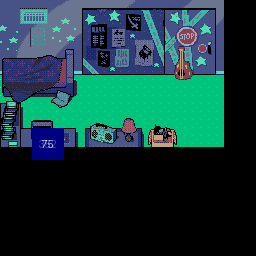

Tiled map render using the project's own tile images. Description and the whole map definition, tile-layer contents included, below:
An orthogonal 8x8 tile map with 32x32 px tiles, 4 tile layers (decor, colliders, characters, actions), 2 tilesets.

<map version="1.10" tiledversion="1.11.2" orientation="orthogonal" renderorder="right-down" width="8" height="8" tilewidth="32" tileheight="32" infinite="0" nextlayerid="5" nextobjectid="1">
 <tileset firstgid="1" source="../tilesets/dess01.tsx" />
 <tileset firstgid="65" source="../tilesets/blue-labels.tsx" />
 <layer id="1" name="decor" width="8" height="8">
  <data encoding="csv">
1,6,11,16,21,26,31,0,
2,7,12,17,22,27,32,0,
3,8,13,18,23,28,33,0,
4,9,14,19,24,29,34,0,
5,10,15,20,25,30,35,0,
0,0,0,0,0,0,0,0,
0,0,0,0,0,0,0,0,
0,0,0,0,0,0,0,0
</data>
 </layer>
 <layer id="2" name="colliders" width="8" height="8">
  <data encoding="csv">
0,0,0,0,0,0,0,0,
0,0,0,0,0,0,0,0,
0,0,0,0,0,0,0,0,
0,0,0,0,0,0,0,0,
0,0,0,0,0,0,0,0,
0,0,0,0,0,0,0,0,
0,0,0,0,0,0,0,0,
0,0,0,0,0,0,0,0
</data>
 </layer>
 <layer id="4" name="characters" width="8" height="8">
  <data encoding="csv">
0,0,0,0,0,0,0,0,
0,0,0,0,0,0,0,0,
0,0,0,0,0,0,0,0,
0,0,0,0,0,0,0,0,
0,139,0,0,0,0,0,0,
0,0,0,0,0,0,0,0,
0,0,0,0,0,0,0,0,
0,0,0,0,0,0,0,0
</data>
 </layer>
 <layer id="3" name="actions" width="8" height="8" opacity="0.3">
  <data encoding="csv">
0,0,0,0,0,0,0,0,
0,0,0,0,0,0,0,0,
0,0,0,0,0,0,0,0,
0,0,0,0,0,0,0,0,
0,416,0,0,0,0,0,0,
0,0,0,0,0,0,0,0,
0,0,0,0,0,0,0,0,
0,0,0,0,0,0,0,0
</data>
 </layer>
</map>
